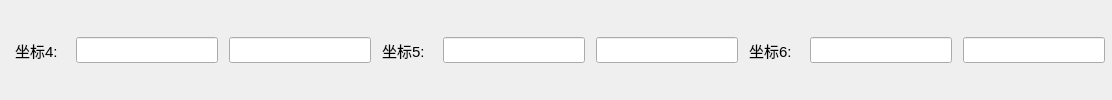
                        <widget class="QWidget" name="widget_29" native="true">
                         <property name="minimumSize">
                          <size>
                           <width>0</width>
                           <height>30</height>
                          </size>
                         </property>
                         <layout class="QHBoxLayout" name="horizontalLayout_19">
                          <property name="spacing">
                           <number>11</number>
                          </property>
                          <property name="leftMargin">
                           <number>15</number>
                          </property>
                          <property name="topMargin">
                           <number>0</number>
                          </property>
                          <property name="rightMargin">
                           <number>7</number>
                          </property>
                          <property name="bottomMargin">
                           <number>0</number>
                          </property>
                          <item>
                           <widget class="QLabel" name="label_37">
                            <property name="minimumSize">
                             <size>
                              <width>50</width>
                              <height>0</height>
                             </size>
                            </property>
                            <property name="maximumSize">
                             <size>
                              <width>43</width>
                              <height>16777215</height>
                             </size>
                            </property>
                            <property name="font">
                             <font>
                              <pointsize>11</pointsize>
                             </font>
                            </property>
                            <property name="text">
                             <string>坐标4:</string>
                            </property>
                           </widget>
                          </item>
                          <item>
                           <widget class="QLineEdit" name="lineEdit_25">
                            <property name="font">
                             <font>
                              <pointsize>11</pointsize>
                             </font>
                            </property>
                           </widget>
                          </item>
                          <item>
                           <widget class="QLineEdit" name="lineEdit_26">
                            <property name="font">
                             <font>
                              <pointsize>11</pointsize>
                             </font>
                            </property>
                           </widget>
                          </item>
                          <item>
                           <widget class="QLabel" name="label_39">
                            <property name="minimumSize">
                             <size>
                              <width>50</width>
                              <height>0</height>
                             </size>
                            </property>
                            <property name="maximumSize">
                             <size>
                              <width>43</width>
                              <height>16777215</height>
                             </size>
                            </property>
                            <property name="font">
                             <font>
                              <pointsize>11</pointsize>
                             </font>
                            </property>
                            <property name="text">
                             <string>坐标5:</string>
                            </property>
                           </widget>
                          </item>
                          <item>
                           <widget class="QLineEdit" name="lineEdit_27">
                            <property name="font">
                             <font>
                              <pointsize>11</pointsize>
                             </font>
                            </property>
                           </widget>
                          </item>
                          <item>
                           <widget class="QLineEdit" name="lineEdit_28">
                            <property name="font">
                             <font>
                              <pointsize>11</pointsize>
                             </font>
                            </property>
                           </widget>
                          </item>
                          <item>
                           <widget class="QLabel" name="label_41">
                            <property name="minimumSize">
                             <size>
                              <width>50</width>
                              <height>0</height>
                             </size>
                            </property>
                            <property name="maximumSize">
                             <size>
                              <width>43</width>
                              <height>16777215</height>
                             </size>
                            </property>
                            <property name="font">
                             <font>
                              <pointsize>11</pointsize>
                             </font>
                            </property>
                            <property name="text">
                             <string>坐标6:</string>
                            </property>
                           </widget>
                          </item>
                          <item>
                           <widget class="QLineEdit" name="lineEdit_29">
                            <property name="font">
                             <font>
                              <pointsize>11</pointsize>
                             </font>
                            </property>
                           </widget>
                          </item>
                          <item>
                           <widget class="QLineEdit" name="lineEdit_30">
                            <property name="font">
                             <font>
                              <pointsize>11</pointsize>
                             </font>
                            </property>
                           </widget>
                          </item>
                         </layout>
                        </widget>
